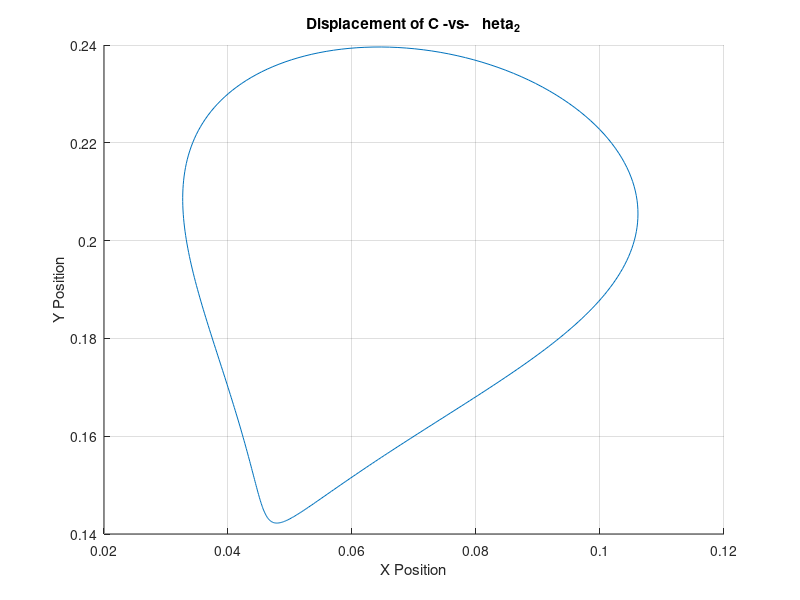
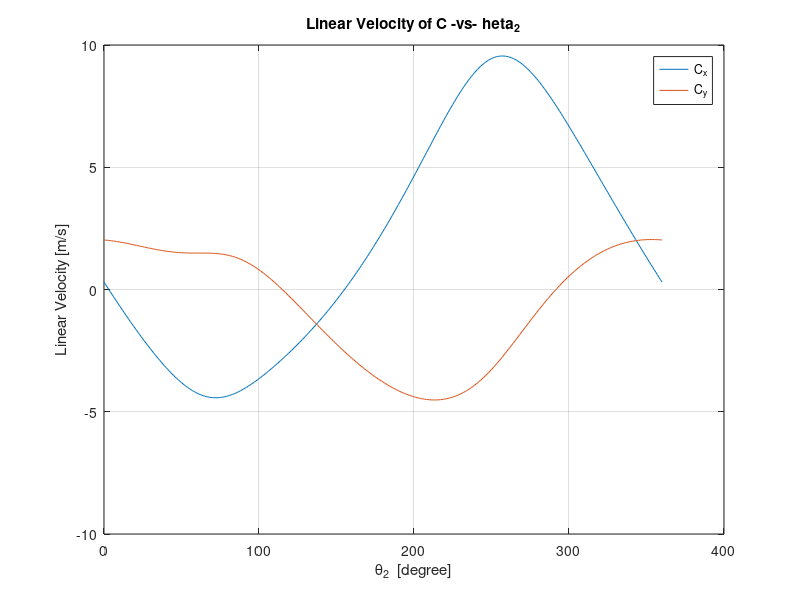
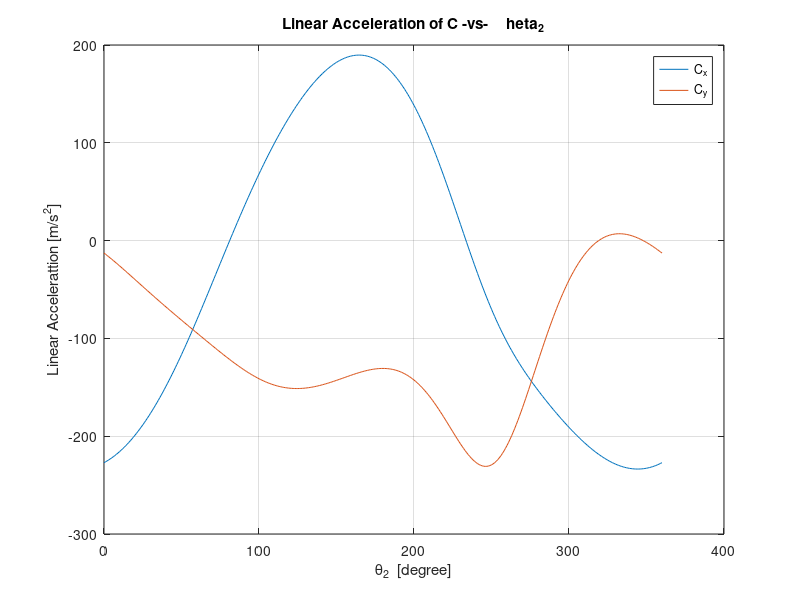
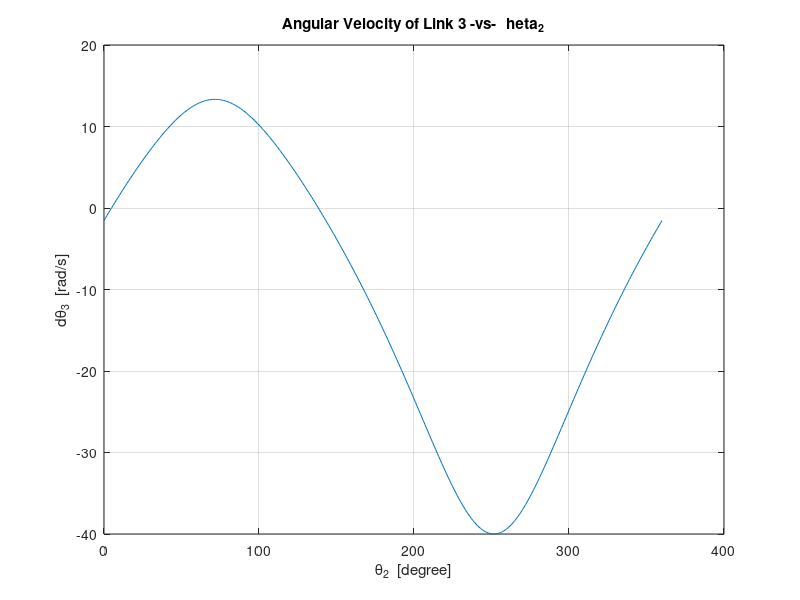

Write MATLAB code to recreate these figures, in order.
%% Project 2

%% Hi Class,
%% Hope you have fun with this project. Please note that this skeleton is only 
%% meant to serve as a guidance. If you want to rewrite the code from scratch, you are most
%% welcome. Creativity is highly encouraged. 

% Enter all independant variables in appropriate units
% eg r2, ddtheta2, Ig:
dtheta2 = 40;
ddtheta2 = 0;

% Initialize arrays to collect desired values as needed
M12 = [];
Cx_list = zeros(1, 360);
Cy_list = zeros(1, 360);
dCx_list = zeros(1, 360);
dCy_list = zeros(1, 360);
ddCx_list = zeros(1, 360);
ddCy_list = zeros(1, 360);

theta3_list = zeros(1, 360);
dtheta3_list = zeros(1, 360);
ddtheta3_list = zeros(1, 360);

a2x_list = zeros(1, 360);
a2y_list = zeros(1, 360);
a3x_list = zeros(1, 360);
a3y_list = zeros(1, 360);

shaking_force = zeros(1, 360);
shaking_moment = zeros(1, 360);

M = cell(360, 1);

F12x_list = zeros(1, 360);
F12y_list = zeros(1, 360);
F23x_list = zeros(1, 360);
F23y_list = zeros(1, 360);
F13_list = zeros(1, 360);
M12_list = zeros(1, 360);



% Might want to use the loop to iterate through the values of theta to 
% find the required deliverables for all angles:

% NOTE: The teaching team chose to use a loop to run through the several theta 
%       values, and to use functuion calls to do the required operations. You 
%       can choose not to use either. You may get the same results, but the code
%       may be harder to look through or debug. Do whatever works best for you!  

for theta2 = 0:1:360
    
    theta3 = atan2d((0.12-0.05*sind(theta2)), (0.04-0.05*cosd(theta2)));

    ro3x = 0.05*cosd(theta2) + 0.10*cosd(theta3);
    ro3y = 0.05*sind(theta2) + 0.10*sind(theta3);
    r3 = sqrt(ro3x^2 + ro3y^2);

    dtheta3 = ((0.05*dtheta2)/r3)*cosd(theta2 - theta3);
    ddtheta3 = -(0.05/r3)*(dtheta2^2)*sind(theta2 - theta3);

    theta3_list(theta2 + 1) = theta3;
    dtheta3_list(theta2 + 1) = dtheta3;
    ddtheta3_list(theta2 + 1) = ddtheta3;

    Cx_list(theta2 + 1) = 0.05*cosd(theta2) + 0.20*cosd(theta3);
    Cy_list(theta2 + 1) = 0.05*sind(theta2) + 0.20*sind(theta3);

    dCx_list(theta2 +1) = -0.05*dtheta2*sind(theta2) - 0.20*dtheta3*sind(theta3);
    dCy_list(theta2 +1) = 0.05*dtheta2*cosd(theta2) + 0.20*dtheta3*cosd(theta3);

    ddCx_list(theta2 +1) = -0.05*(dtheta2^2)*cosd(theta2) - 0.20*(dtheta3^2)*cosd(theta3) - 0.20*ddtheta3*sind(theta3);
    ddCy_list(theta2 +1) = -0.05*(dtheta2^2)*sind(theta2) - 0.20*(dtheta3^2)*sind(theta3) + 0.20*ddtheta3*cosd(theta3);

    dR3 = 0.05*dtheta2*sind(theta2 - theta3);
   
    % Enter the variables you want to calculated at every iteration
    % eg:

    vo3x = -0.05*dtheta2*sind(theta2) - 0.10*dtheta3*sind(theta3);
    vo3y = 0.05*dtheta2*cosd(theta2) + 0.10*dtheta3*cosd(theta3);
    
    ag2x = -0.025*(dtheta2^2)*cosd(theta2);
    ag2y = -0.025*(dtheta2^2)*sind(theta2);
    ag3x = -0.05*(dtheta2^2)*cosd(theta2) - 0.1*(dtheta3^2)*cosd(theta3) - 0.1*ddtheta3*sind(dtheta3);
    ag3y = -0.05*(dtheta2^2)*sind(theta2) - 0.1*(dtheta3^2)*sind(theta3) + 0.1*ddtheta3*cosd(dtheta3);

    a2y = -0.025*(dtheta2^2)*sind(theta2);
    a2x = -0.025*(dtheta2^2)*cosd(theta2);
    a3x = -0.05*(dtheta2^2)*cosd(theta2) - 0.10*(dtheta3^2)*cosd(theta3) - 0.10*ddtheta3*sind(theta3);
    a3y = -0.05*(dtheta2^2)*sind(theta2) - 0.10*(dtheta3^2)*sind(theta3) + 0.10*ddtheta3*cosd(theta3);

    a2x_list(theta2+1) = a2x;
    a2y_list(theta2+1) = a2y;
    a3x_list(theta2+1) = a3x;
    a3y_list(theta2+1) = a3y;
    
    Io = 5.33 * 10^-5;
    m2 = 0.00265;
    m3 = 0.016;

    %r3 = ;
    %dr3 = ;
    
    % You might want to consider using functions to find A and ma so that
    % you dont have to type it all out here. But you are free to do as you
    % wish.

    B = [m2*ag2x; m2*ag2y; 0; m3*ag3x; m3*ag3y; Io*ddtheta3];
    A = [-1 0 1 0 0 0;
         0 -1 0 1 0 0;
         0 0 -0.05*sind(theta2) 0.05*cosd(theta2) 0 1;
         0 0 -1 0 cosd(theta3 - 90) 0;
         0 0 0 -1 sind(theta3 - 90) 0;
         0 0 -0.10*sind(theta3) 0.10*cosd(theta3) (r3-0.1)*cosd(theta3)*sind(theta3-90)-(r3-0.1)*sind(theta3)*cosd(theta3-90) 0
        ];

    %B = get_ma_vector();
    %A = get_A_matrix(); 
    F = A\B;
    
    M{theta2 + 1} = F;

    F12x_list(theta2 + 1) = F(1, 1);
    F12y_list(theta2 + 1) = F(2, 1);
    F23x_list(theta2 + 1) = F(3, 1);
    F23y_list(theta2 + 1) = F(4, 1);
    F13_list(theta2 + 1) = F(5, 1);
    M12_list(theta2 + 1) = F(6, 1);

    shaking_x = F(5, 1)*cosd(theta3-90) - F(1,1);
    shaking_y = F(5, 1)*sind(theta3-90) - F(2,1);
    shaking_force(theta2 + 1) = sqrt(shaking_x^2 + shaking_y^2);
    shaking_angle = atan2d(shaking_y, shaking_x);


    shaking_moment(theta2 + 1) = F(6, 1) - F(5, 1)*cosd(theta3-90)*0.12 - F(5, 1)*sind(theta3-90)*0.04;
    
    % Store data in predeclared arrays
    % NOTE: You need to fill in the brackets of the function calls to match the
    %       values inside the function files themselves. Otherwise, the code will
    %       throw errors.
    
    %M12 = [M12; x(1)];
    %Fs = [Fs; get_shaking_force_Fs(x, x, x, x)];
    %alpha_s = [alpha_s,get_direction_of_shaking_force_alpha_s(x, x, x, x)];
    %Ms = [Ms; get_shaking_moment_Ms(r1, r4)];
    %F32_list = [F32; x];
    
end

% % Plot all desired deliverables:
x = 0 : 1 : 360;
axis auto;
grid on;
figure_num = 1;
% % Part A, Displacement, Linear Velocity and Linear Accelerations of C

figure(figure_num);
plot3(x, Cx_list, Cy_list);
grid on;
title("Displacement of C -vs- \theta_2");
xlabel('\theta_2  [degree]')
ylabel('X Position')
zlabel('Y Position')
view(90, 0);

figure_num = figure_num + 1;
figure(figure_num);
plot(x, dCx_list, x, dCy_list);
grid on;
legend('C_x', 'C_y'); 
title("Linear Velocity of C -vs- \theta_2");
xlabel('\theta_2  [degree]')
ylabel('Linear Velocity [m/s]')

figure_num = figure_num + 1;
figure(figure_num);
plot(x, ddCx_list, x, ddCy_list);
legend('C_x', 'C_y'); 
title("Linear Acceleration of C -vs- \theta_2");
grid on;
xlabel('\theta_2  [degree]')
ylabel('Linear Accelerattion [m/s^2]')


% Part B, Angular Velocity and Angular Acceleration of link 3,
figure_num = figure_num + 1;
figure(figure_num);
plot(x, dtheta3_list);
title("Angular Velocity of Link 3 -vs- \theta_2");
grid on;
xlabel('\theta_2  [degree]')
ylabel('d\theta_3  [rad/s]')


figure_num = figure_num + 1;
figure(figure_num);
plot(x, ddtheta3_list);
title("Angular Acceleration of Link 3 -vs- \theta_2");
grid on;
xlabel('\theta_2  [degree]')
ylabel('dd\theta_3  [rad/s^2]')


% Part C
figure_num = figure_num + 1;
figure(figure_num);
plot(x, F12x_list);
title("F12x -vs- \theta_2");
grid on;
xlabel('\theta_2  [degree]')
ylabel('F12x  [N]')

figure_num = figure_num + 1;
figure(figure_num);
plot(x, F12y_list);
title("F12y -vs- \theta_2");
grid on;
xlabel('\theta_2  [degree]')
ylabel('F12y  [N]')

figure_num = figure_num + 1;
figure(figure_num);
plot(x, F23x_list);
title("F23x -vs- \theta_2");
grid on;
xlabel('\theta_2  [degree]')
ylabel('F23x  [N]')

figure_num = figure_num + 1;
figure(figure_num);
plot(x, F23y_list);
title("F23y -vs- \theta_2");
grid on;
xlabel('\theta_2  [degree]')
ylabel('F23y  [N]')

figure_num = figure_num + 1;
figure(figure_num);
plot(x, F13_list);
title("F13 -vs- \theta_2");
grid on;
xlabel('\theta_2  [degree]')
ylabel('F13  [N]')

figure_num = figure_num + 1;
figure(figure_num);
plot(x, M12_list);
title("M12 -vs- \theta_2");
grid on;
xlabel('\theta_2  [degree]')
ylabel('M12  [N]')


% Part D
figure_num = figure_num + 1;
figure(figure_num);
plot(x, shaking_force);
title("Shaking Force -vs- \theta_2");
grid on;
xlabel('\theta_2  [degree]')
ylabel('Shaking Force  [N]')

figure_num = figure_num + 1;
figure(figure_num);
plot(x, shaking_moment);
title("Shaking Moment -vs- \theta_2");
grid on;
xlabel('\theta_2  [degree]')
ylabel('Shaking Moment  [N*m]')

%figure (2)
%plot(theta2_list,M12)
%grid on;
%title('\theta_2 vs M12')
%xlabel('\theta_2   unit: degree')
%ylabel('M12   unit: N-m')